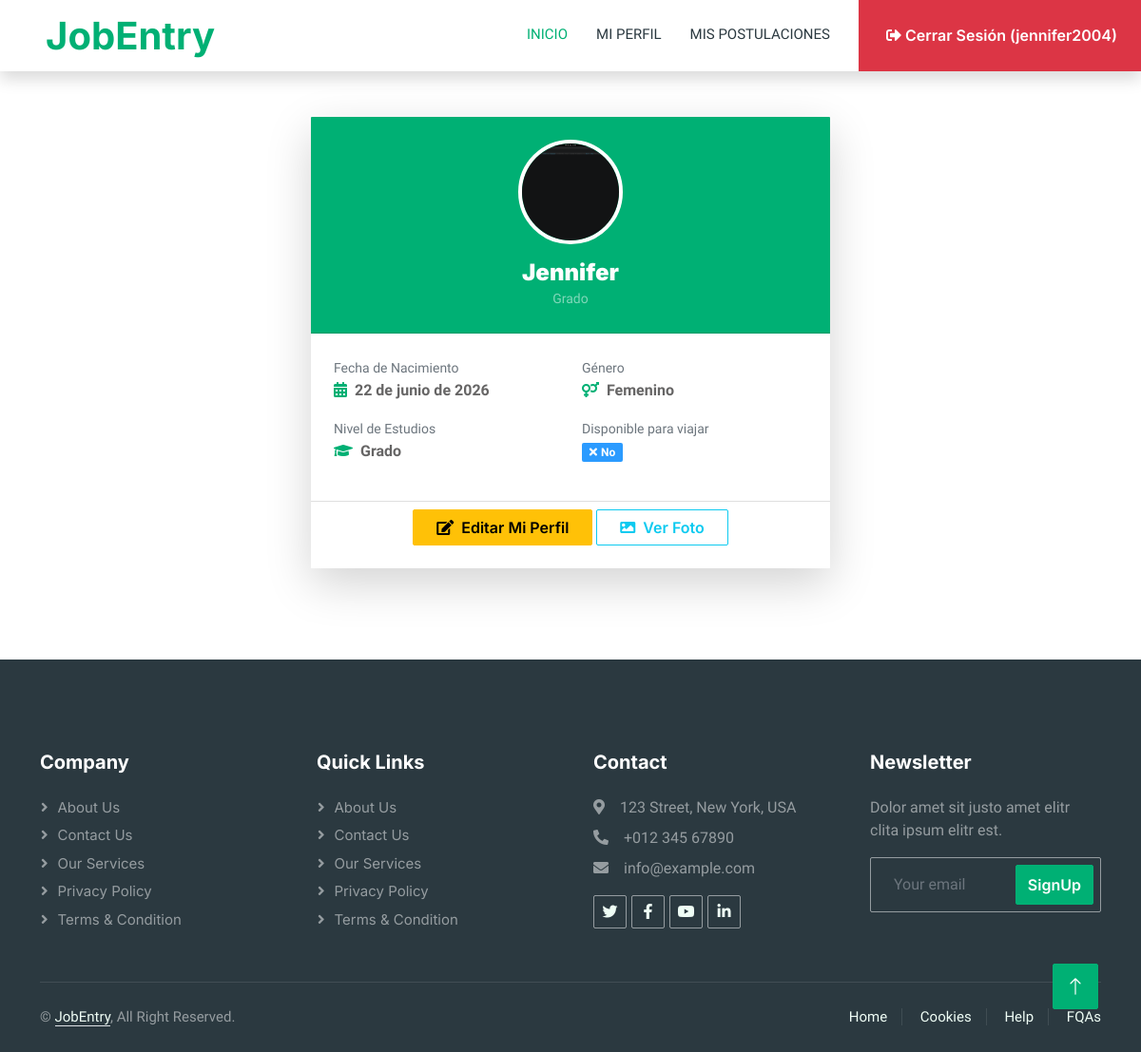
The app's page /listadoCandidatos/ (signed in) with its own data.
### empleo/models.py (models this page shows)
class Candidato(models.Model):
    GENERO_OPCIONES = [
        ('M', 'Masculino'),
        ('F', 'Femenino'),
        ('O', 'Otro'),
    ]
    NIVEL_ESTUDIOS_OPCIONES = [
        ('GRADO', 'Grado'),
        ('MASTER', 'Máster'),
        ('DOCTORADO', 'Doctorado'),
    ]
    usuario = models.OneToOneField(User, on_delete=models.CASCADE)
    foto = models.FileField(upload_to='empleo',null=True,blank=True)
    nombre_completo = models.CharField(max_length=150)
    fecha_nacimiento = models.DateField()
    genero = models.CharField(max_length=1, choices=GENERO_OPCIONES)
    nivel_estudios = models.CharField(max_length=10, choices=NIVEL_ESTUDIOS_OPCIONES)
    disponible_viajar = models.BooleanField(default=False)

### empleo/views.py (the view)
# urls.py: path('listadoCandidatos/', views.listadoCandidatos),
@login_required
def listadoCandidatos(request):
    if request.user.is_staff:
        candidatos = Candidato.objects.all()
    else:
        candidatos = Candidato.objects.filter(usuario=request.user)
    return render(request, 'listadoCandidatos.html', {'candidatos': candidatos})

### empleo/templates/listadoCandidatos.html
{% extends "./plantillaPrin.html" %}
{% block contenido %}
{% if user.is_staff %}
<center>
    <br>
    <h1><b>Candidatos Registrados</b>
        <a href="/nuevoCandidato/" class="btn btn-info">
            <i class="fas fa-plus-circle"></i> Agregar Nuevo
        </a>
    </h1>
    <hr>
</center>
<br>
<div class="row">
    <div class="col-md-1"></div>
    <div class="col-md-10">
        <table id="tbl_candidatos" class="table table-striped table-bordered">
            <thead>
                <tr>
                    <th>ID</th>
                    <th>FOTO</th>
                    <th>NOMBRE COMPLETO</th>
                    <th>FECHA NAC.</th>
                    <th>GÉNERO</th>
                    <th>NIVEL ESTUDIOS</th>
                    <th>DISPONIBLE VIAJAR</th>
                    <th>ACCIONES</th>
                </tr>
            </thead>
            <tbody>
                {% for c in candidatos %}
                <tr>
                    <td>{{ c.id }}</td>
                    <td class="text-center">
                        {% if c.foto %}
                            <a href="{{ c.foto.url }}" target="_blank">
                                <img src="{{ c.foto.url }}" style="height:40px; width:40px; border-radius:100px;">
                            </a>
                        {% else %}
                            <b>N/A</b>
                        {% endif %}
                    </td>
                    <td>{{ c.nombre_completo }}</td>
                    <td>{{ c.fecha_nacimiento }}</td>
                    <td>{{ c.get_genero_display }}</td>
                    <td>{{ c.get_nivel_estudios_display }}</td>
                    <td class="text-center">
                        {% if c.disponible_viajar %}
                            <span class="badge bg-success">Sí</span>
                        {% else %}
                            <span class="badge bg-secondary">No</span>
                        {% endif %}
                    </td>
                    <td>
                        <a href="/editarCandidato/{{ c.id }}/" class="btn btn-outline-warning btn-sm" title="Editar">
                            <i class="fas fa-edit"></i>
                        </a>
                        <a href="/eliminarCandidato/{{ c.id }}/" class="btn btn-outline-danger btn-sm" title="Eliminar"
                            onclick="confirmarEliminacion(event, this.href)">
                            <i class="fas fa-trash"></i>
                        </a>
                        {% if c.foto %}
                            <a title="Ver Foto" class="btn btn-outline-info btn-sm" href="{{ c.foto.url }}" target="_blank">
                                <i class="fas fa-image"></i>
                            </a>
                        {% else %}
                            <a title="No hay foto" class="disabled btn btn-outline-info btn-sm" href="javascript:void(0)">
                                <i class="fas fa-image"></i>
                            </a>
                        {% endif %}
                    </td>
                </tr>
                {% endfor %}
            </tbody>
        </table>
    </div>
</div>
<script>
    let table = new DataTable('#tbl_candidatos');
</script>
{% else %}
{% for c in candidatos %}
<div class="container py-5">
    <div class="row justify-content-center">
        <div class="col-md-6">
            <div class="card shadow-lg border-0 rounded-4">
                <div class="card-header text-center bg-primary rounded-top-4 py-4">
                    {% if c.foto %}
                        <img src="{{ c.foto.url }}"
                            style="width:110px; height:110px; border-radius:50%; border: 4px solid white; object-fit:cover;">
                    {% else %}
                        <div style="width:110px; height:110px; border-radius:50%; background:#ccc; border: 4px solid white; display:inline-flex; align-items:center; justify-content:center; font-size:50px; color:#fff;">
                            <i class="fas fa-user"></i>
                        </div>
                    {% endif %}
                    <h4 class="text-white mt-3 mb-0"><b>{{ c.nombre_completo }}</b></h4>
                    <small class="text-white-50">{{ c.get_nivel_estudios_display }}</small>
                </div>
                <div class="card-body px-4 py-4">
                    <div class="row mb-3">
                        <div class="col-6">
                            <small class="text-muted">Fecha de Nacimiento</small>
                            <p class="mb-0 fw-bold"><i class="fas fa-calendar-alt text-primary me-2"></i>{{ c.fecha_nacimiento }}</p>
                        </div>
                        <div class="col-6">
                            <small class="text-muted">Género</small>
                            <p class="mb-0 fw-bold"><i class="fas fa-venus-mars text-primary me-2"></i>{{ c.get_genero_display }}</p>
                        </div>
                    </div>
                    <div class="row mb-3">
                        <div class="col-6">
                            <small class="text-muted">Nivel de Estudios</small>
                            <p class="mb-0 fw-bold"><i class="fas fa-graduation-cap text-primary me-2"></i>{{ c.get_nivel_estudios_display }}</p>
                        </div>
                        <div class="col-6">
                            <small class="text-muted">Disponible para viajar</small>
                            <p class="mb-0 fw-bold">
                                {% if c.disponible_viajar %}
                                    <span class="badge bg-success"><i class="fas fa-check me-1"></i>Sí</span>
                                {% else %}
                                    <span class="badge bg-secondary"><i class="fas fa-times me-1"></i>No</span>
                                {% endif %}
                            </p>
                        </div>
                    </div>
                </div>
                <div class="card-footer text-center bg-white rounded-bottom-4 pb-4">
                    <a href="/editarCandidato/{{ c.id }}/" class="btn btn-warning px-4">
                        <i class="fas fa-edit me-2"></i>Editar Mi Perfil
                    </a>
                    {% if c.foto %}
                        <a href="{{ c.foto.url }}" target="_blank" class="btn btn-outline-info px-4">
                            <i class="fas fa-image me-2"></i>Ver Foto
                        </a>
                    {% endif %}
                </div>
            </div>
        </div>
    </div>
</div>
{% endfor %}
{% endif %}
{% endblock %}

### empleo/templates/plantillaPrin.html (shortened to what this page needs)
{% load static %}
<!DOCTYPE html>
<html lang="en">
<head>
    <link href="https://cdnjs.cloudflare.com/ajax/libs/font-awesome/5.10.0/css/all.min.css" rel="stylesheet">
    <link href="https://cdn.jsdelivr.net/npm/bootstrap-icons@1.4.1/font/bootstrap-icons.css" rel="stylesheet">
    <link href="{% static 'lib/animate/animate.min.css' %}" rel="stylesheet">
    <link href="{% static 'lib/owlcarousel/assets/owl.carousel.min.css' %}" rel="stylesheet">
    <link href="{% static 'css/bootstrap.min.css' %}" rel="stylesheet">
    <link href="{% static 'css/style.css' %}" rel="stylesheet">
    <link rel="stylesheet" href="https://cdn.datatables.net/2.3.8/css/dataTables.dataTables.min.css">
    <link rel="stylesheet" href="https://cdnjs.cloudflare.com/ajax/libs/bootstrap-fileinput/5.5.4/css/fileinput.min.css">
</head>
<body>
    <div class="container-xxl bg-white p-0">
        <nav class="navbar navbar-expand-lg bg-white navbar-light shadow sticky-top p-0">
            <a href="/" class="navbar-brand d-flex align-items-center text-center py-0 px-4 px-lg-5">
                <h1 class="m-0 text-primary">JobEntry</h1>
            </a>
            <div class="collapse navbar-collapse" id="navbarCollapse">
                <div class="navbar-nav ms-auto p-4 p-lg-0">
                    <a href="/" class="nav-item nav-link active">Inicio</a>
                    {% if user.is_authenticated %}
                        {% if user.is_staff %}
                            <a href="/listadoCandidatos/" class="nav-item nav-link">Candidatos</a>
                            <a href="/listadoPostulaciones/" class="nav-item nav-link">Postulaciones</a>
                            <a href="/reporteVacantes/" class="nav-item nav-link">Reporte</a>
                        {% else %}
                            <a href="/listadoCandidatos/" class="nav-item nav-link">Mi Perfil</a>
                            <a href="/listadoPostulaciones/" class="nav-item nav-link">Mis Postulaciones</a>
                        {% endif %}
                        <a href="/cerrarSesion/" class="btn btn-danger rounded-0 py-4 px-lg-4 d-none d-lg-block">
                            <i class="fa fa-sign-out-alt ms-1"></i> Cerrar Sesión ({{ user.username }})
                        </a>
                    {% else %}
                        <a href="/login/" class="nav-item nav-link">Iniciar Sesión</a>
                        <a href="/nuevoCandidato/" class="btn btn-primary rounded-0 py-4 px-lg-5 d-none d-lg-block">
                            Registrarse <i class="fa fa-arrow-right ms-3"></i>
                        </a>
                    {% endif %}
                </div>
            </div>
        </nav>
        {% block contenido %}
        {% endblock %}
        <div class="container-fluid bg-dark text-white-50 footer pt-5 mt-5 wow fadeIn" data-wow-delay="0.1s">
            <div class="container py-5">
                <div class="row g-5">
                    <div class="col-lg-3 col-md-6">
                        <h5 class="text-white mb-4">Company</h5>
                        <a class="btn btn-link text-white-50" href="">About Us</a>
                        <a class="btn btn-link text-white-50" href="">Contact Us</a>
                        <a class="btn btn-link text-white-50" href="">Our Services</a>
                        <a class="btn btn-link text-white-50" href="">Privacy Policy</a>
                        <a class="btn btn-link text-white-50" href="">Terms & Condition</a>
                    </div>
                    <div class="col-lg-3 col-md-6">
                        <h5 class="text-white mb-4">Quick Links</h5>
                        <a class="btn btn-link text-white-50" href="">About Us</a>
                        <a class="btn btn-link text-white-50" href="">Contact Us</a>
                        <a class="btn btn-link text-white-50" href="">Our Services</a>
                        <a class="btn btn-link text-white-50" href="">Privacy Policy</a>
                        <a class="btn btn-link text-white-50" href="">Terms & Condition</a>
                    </div>
                    <div class="col-lg-3 col-md-6">
                        <h5 class="text-white mb-4">Contact</h5>
                        <p class="mb-2"><i class="fa fa-map-marker-alt me-3"></i>123 Street, New York, USA</p>
                        <p class="mb-2"><i class="fa fa-phone-alt me-3"></i>+012 345 67890</p>
                        <p class="mb-2"><i class="fa fa-envelope me-3"></i>info@example.com</p>
                        <div class="d-flex pt-2">
                            <a class="btn btn-outline-light btn-social" href=""><i class="fab fa-twitter"></i></a>
                            <a class="btn btn-outline-light btn-social" href=""><i class="fab fa-facebook-f"></i></a>
                            <a class="btn btn-outline-light btn-social" href=""><i class="fab fa-youtube"></i></a>
                            <a class="btn btn-outline-light btn-social" href=""><i class="fab fa-linkedin-in"></i></a>
                        </div>
                    </div>
                    <div class="col-lg-3 col-md-6">
                        <h5 class="text-white mb-4">Newsletter</h5>
                        <p>Dolor amet sit justo amet elitr clita ipsum elitr est.</p>
                        <div class="position-relative mx-auto" style="max-width: 400px;">
                            <input class="form-control bg-transparent w-100 py-3 ps-4 pe-5" type="text" placeholder="Your email">
                            <button type="button" class="btn btn-primary py-2 position-absolute top-0 end-0 mt-2 me-2">SignUp</button>
                        </div>
                    </div>
                </div>
            </div>
            <div class="container">
                <div class="copyright">
                    <div class="row">
                        <div class="col-md-6 text-center text-md-start mb-3 mb-md-0">
                            &copy; <a class="border-bottom" href="#">JobEntry</a>, All Right Reserved.
                        </div>
                        <div class="col-md-6 text-center text-md-end">
                            <div class="footer-menu">
                                <a href="">Home</a>
                                <a href="">Cookies</a>
                                <a href="">Help</a>
                                <a href="">FQAs</a>
                            </div>
                        </div>
                    </div>
                </div>
            </div>
        </div>
        <a href="#" class="btn btn-lg btn-primary btn-lg-square back-to-top"><i class="bi bi-arrow-up"></i></a>
    </div>
</body>
</html>

### portalEmpleosJJ/static/css/style.css (style rules this page uses)
:root { --primary: #00B074; --secondary: #2B9BFF; --light: #EFFDF5; --dark: #2B3940; }
.back-to-top { position: fixed; display: none; right: 45px; bottom: 45px; z-index: 99; }
.btn { font-family: 'Inter', sans-serif; font-weight: 600; transition: .5s; }
.btn.btn-primary, .btn.btn-secondary { color: #FFFFFF; }
.btn-lg-square { width: 48px; height: 48px; }
.btn-square, .btn-sm-square, .btn-lg-square { padding: 0; display: flex; align-items: center; justify-content: center; font-weight: normal; border-radius: 2px; }
.navbar-dark .navbar-nav .nav-link, .navbar-light .navbar-nav .nav-link { margin-right: 30px; padding: 25px 0; color: #FFFFFF; font-size: 15px; text-transform: uppercase; outline: none; }
.navbar-dark .navbar-nav .nav-link:hover, .navbar-dark .navbar-nav .nav-link.active, .navbar-light .navbar-nav .nav-link:hover, .navbar-light .navbar-nav .nav-link.active { color: var(--primary); }
.navbar-light .navbar-brand, .navbar-light a.btn { height: 75px; }
.navbar-light .navbar-nav .nav-link { color: var(--dark); font-weight: 500; }
.navbar-light.sticky-top { top: -100px; transition: .5s; }
.footer .btn.btn-social { margin-right: 5px; width: 35px; height: 35px; display: flex; align-items: center; justify-content: center; color: var(--light); border: 1px solid rgba(255,255,255,0.5); border-radius: 2px; transition: .3s; }
.footer .btn.btn-link { display: block; margin-bottom: 5px; padding: 0; text-align: left; font-size: 15px; font-weight: normal; text-transform: capitalize; transition: .3s; }
.footer .btn.btn-link::before { position: relative; content: "\f105"; font-family: "Font Awesome 5 Free"; font-weight: 900; margin-right: 10px; }
.footer .form-control { border-color: rgba(255,255,255,0.5); }
.footer .copyright { padding: 25px 0; font-size: 15px; border-top: 1px solid rgba(256, 256, 256, .1); }
.footer .copyright a { color: var(--light); }
.footer .footer-menu a { margin-right: 15px; padding-right: 15px; border-right: 1px solid rgba(255, 255, 255, .1); }
.footer .footer-menu a:last-child { margin-right: 0; padding-right: 0; border-right: none; }

### records on screen
Candidato: foto (picture), nombre_completo "Jennifer", nivel_estudios "Grado", fecha_nacimiento "22 de junio de 2026", genero "Femenino", disponible_viajar False (drawn)

### other values on screen
{{ user.username }} "jennifer2004"
